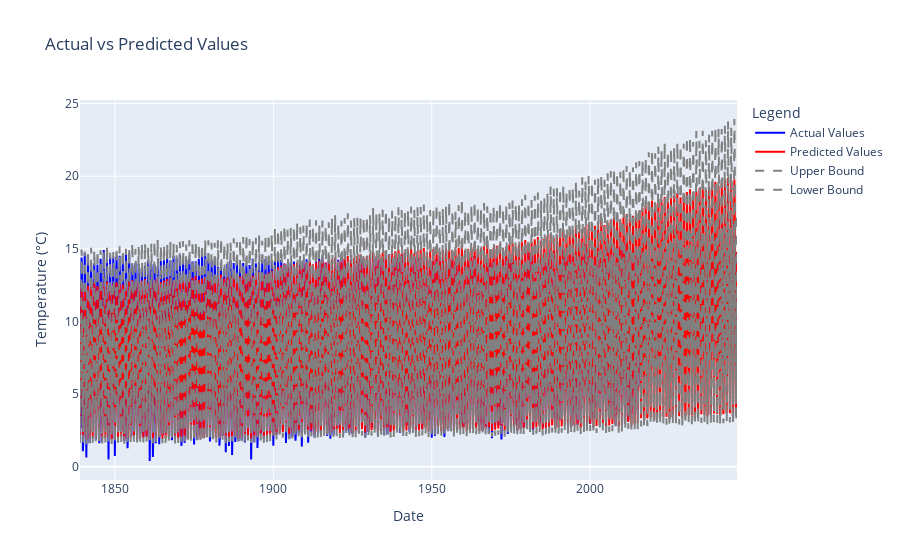

The cell this chart's notebook holds for it:
### Code cell
# Create the figure
fig = go.Figure()

# Add trace for actual values
fig.add_trace(go.Scatter(x=df['ds'], 
                         y=df['LandAverageTemperature'], 
                         mode='lines', 
                         name='Actual Values', 
                         line=dict(color='blue')))

# Add trace for predicted values
fig.add_trace(go.Scatter(x=forecast_data_orig['ds'], 
                         y=forecast_data_orig['yhat'], 
                         mode='lines', 
                         name='Predicted Values', 
                         line=dict(color='red')))

# Add trace for the upper bound of predictions
fig.add_trace(go.Scatter(x=forecast_data_orig['ds'], 
                         y=forecast_data_orig['yhat_upper'], 
                         mode='lines', 
                         name='Upper Bound', 
                         line=dict(color='gray', dash='dash')))

# Add trace for the lower bound of predictions
fig.add_trace(go.Scatter(x=forecast_data_orig['ds'], 
                         y=forecast_data_orig['yhat_lower'], 
                         mode='lines', 
                         name='Lower Bound', 
                         line=dict(color='gray', dash='dash')))

# Update layout for better visuals
fig.update_layout(title='Actual vs Predicted Values',
                  xaxis_title='Date',
                  yaxis_title='Temperature (°C)',
                  legend_title='Legend',)

# Show the plot
fig.show()

### Figure 1 — Plotly figure (JSON) as saved in the notebook; plotly's stock layout.template omitted (floating-point values rounded to 4 significant figures; data arrays with more than 128 entries replaced by an {"elided": "..."} marker saying what was removed)
{"data": [{"line": {"color": "blue"}, "mode": "lines", "name": "Actual Values", "type": "scatter", "x": {"elided": "2124 str values"}, "y": {"elided": "2124 float values"}}, {"line": {"color": "red"}, "mode": "lines", "name": "Predicted Values", "type": "scatter", "x": {"elided": "2489 str values"}, "y": {"elided": "2489 float values"}}, {"line": {"color": "gray", "dash": "dash"}, "mode": "lines", "name": "Upper Bound", "type": "scatter", "x": {"elided": "2489 str values"}, "y": {"elided": "2489 float values"}}, {"line": {"color": "gray", "dash": "dash"}, "mode": "lines", "name": "Lower Bound", "type": "scatter", "x": {"elided": "2489 str values"}, "y": {"elided": "2489 float values"}}], "layout": {"legend": {"title": {"text": "Legend"}}, "title": {"text": "Actual vs Predicted Values"}, "xaxis": {"title": {"text": "Date"}}, "yaxis": {"title": {"text": "Temperature (°C)"}}}}
